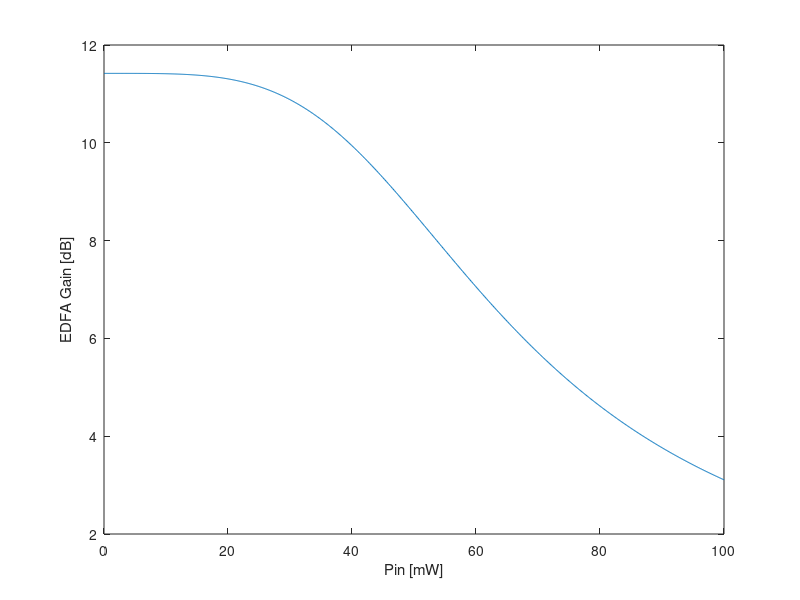

Recreate this plot in MATLAB.
clear all
close all
%%%%% Em [W] %%%%%
% Pin = linspace(0,10,1000)*1e-3;
% A = 10;
% B = 1;
% C = 1e15;
% GdB = A./(sqrt(B + C*Pin.^7));

%%%% em [mW] %%%

Pin = linspace(0,100,1000);
A = 32.3;
B = 8;
C = 0.1e-5;
D = 4;

GdB = A./(sqrt(B + C*Pin.^D))
G = 10.^(GdB/10);

figure(1)
plot(Pin,GdB)
xlabel('Pin [mW]')
ylabel('EDFA Gain [dB]')

% figure(2)
% plot(Pin,G)
% xlabel('Pin [mW]')
% ylabel('EDFA Gain [linear]')